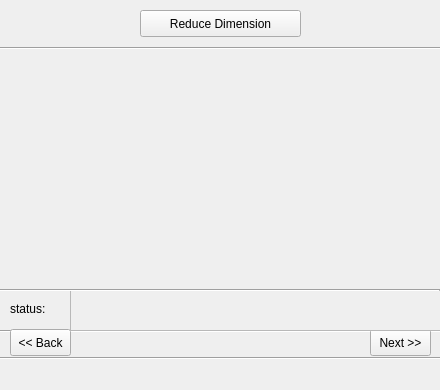
<?xml version="1.0" encoding="UTF-8"?>
<ui version="4.0">
 <class>reduceDimension</class>
 <widget class="QWidget" name="reduceDimension">
  <property name="geometry">
   <rect>
    <x>0</x>
    <y>0</y>
    <width>440</width>
    <height>390</height>
   </rect>
  </property>
  <property name="windowTitle">
   <string>Form</string>
  </property>
  <widget class="QPushButton" name="Reducedimension">
   <property name="geometry">
    <rect>
     <x>140</x>
     <y>10</y>
     <width>161</width>
     <height>27</height>
    </rect>
   </property>
   <property name="text">
    <string>Reduce Dimension</string>
   </property>
  </widget>
  <widget class="Line" name="line">
   <property name="geometry">
    <rect>
     <x>0</x>
     <y>350</y>
     <width>441</width>
     <height>16</height>
    </rect>
   </property>
   <property name="orientation">
    <enum>Qt::Horizontal</enum>
   </property>
  </widget>
  <widget class="Line" name="line_2">
   <property name="geometry">
    <rect>
     <x>0</x>
     <y>323</y>
     <width>461</width>
     <height>16</height>
    </rect>
   </property>
   <property name="orientation">
    <enum>Qt::Horizontal</enum>
   </property>
  </widget>
  <widget class="QPushButton" name="next">
   <property name="geometry">
    <rect>
     <x>370</x>
     <y>329</y>
     <width>61</width>
     <height>27</height>
    </rect>
   </property>
   <property name="text">
    <string>Next &gt;&gt;</string>
   </property>
  </widget>
  <widget class="Line" name="line_4">
   <property name="geometry">
    <rect>
     <x>0</x>
     <y>40</y>
     <width>451</width>
     <height>16</height>
    </rect>
   </property>
   <property name="orientation">
    <enum>Qt::Horizontal</enum>
   </property>
  </widget>
  <widget class="QLabel" name="image">
   <property name="geometry">
    <rect>
     <x>10</x>
     <y>60</y>
     <width>411</width>
     <height>211</height>
    </rect>
   </property>
   <property name="text">
    <string/>
   </property>
  </widget>
  <widget class="QPushButton" name="back">
   <property name="geometry">
    <rect>
     <x>10</x>
     <y>329</y>
     <width>61</width>
     <height>27</height>
    </rect>
   </property>
   <property name="text">
    <string>&lt;&lt; Back</string>
   </property>
  </widget>
  <widget class="QScrollArea" name="scrollArea">
   <property name="geometry">
    <rect>
     <x>70</x>
     <y>290</y>
     <width>381</width>
     <height>41</height>
    </rect>
   </property>
   <property name="widgetResizable">
    <bool>true</bool>
   </property>
   <widget class="QWidget" name="scrollAreaWidgetContents">
    <property name="geometry">
     <rect>
      <x>0</x>
      <y>0</y>
      <width>379</width>
      <height>39</height>
     </rect>
    </property>
   </widget>
  </widget>
  <widget class="QLabel" name="label">
   <property name="geometry">
    <rect>
     <x>10</x>
     <y>300</y>
     <width>67</width>
     <height>17</height>
    </rect>
   </property>
   <property name="text">
    <string>status:</string>
   </property>
  </widget>
  <widget class="Line" name="line_3">
   <property name="geometry">
    <rect>
     <x>0</x>
     <y>289</y>
     <width>440</width>
     <height>3</height>
    </rect>
   </property>
   <property name="orientation">
    <enum>Qt::Horizontal</enum>
   </property>
  </widget>
 </widget>
 <resources/>
 <connections/>
</ui>
